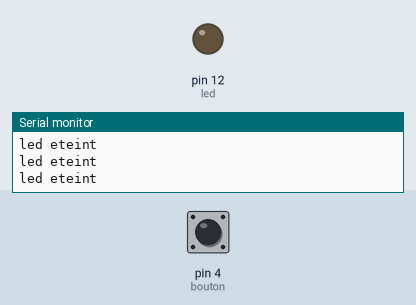
Recording of a sketch running on a simulated Arduino Uno, built with avr-gcc and run on an emulated ATmega328P. Parts: output pins drawn as LEDs (lit = HIGH), the last lines printed to the serial monitor. Dashed ring = blinking. The inputs (shaded band) are chosen by the test bench; at power-on: pin 4 (bouton) LOW.

Above: at 1.2 s.
1.3 s: pin 4 (bouton) driven HIGH
At 2.5 s:
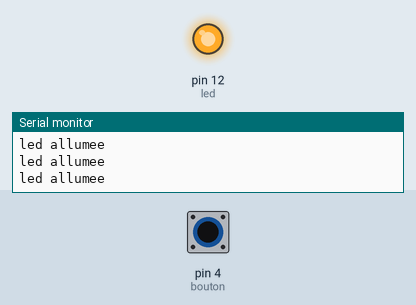
2.8 s: pin 4 (bouton) driven LOW
At 3.7 s:
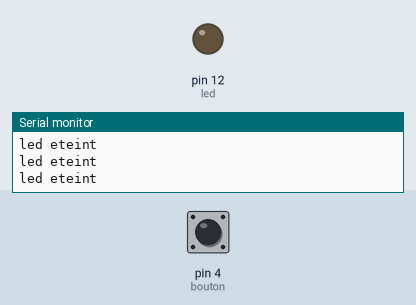
5.8 s: pin 4 (bouton) pulsed HIGH 2 times (0.12 s each, 0.3 s apart)
At 6.17 s:
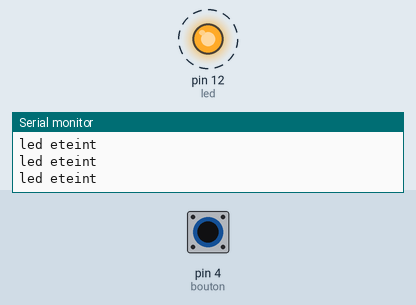
9.4 s: pin 4 (bouton) pulsed HIGH 5 times (0.12 s each, 0.3 s apart)
At 12.1 s:
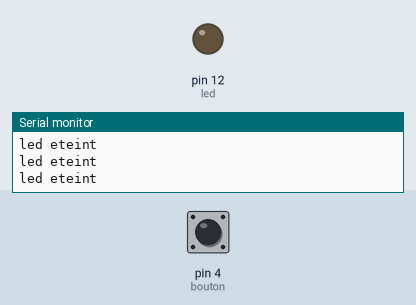
Timing chart, 0 to 13.6 s (numbered marks = the images above; inputs shaded):
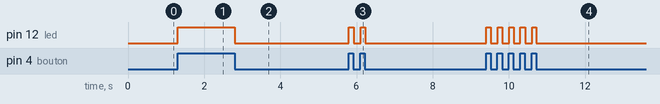

The sketch:

Button_LED_Control.ino
```cpp
/*
Allume LED en fonction de l'état du bouton poussoir
*/


// On déclare les variables


const int bouton = 4;    // la broche 4 devient bouton
const int led = 12;   // la broche 12 devient led

void setup()

{
  pinMode(bouton, INPUT); // Initialise la broche 4 comme entrée
  pinMode(led, OUTPUT); // Initialise la broche 12 comme sortie
  Serial.begin(9600);   // Ouvre le port série à 9600 bauds
}

void loop()

{

// Si bouton poussoir appuyé...

  if (digitalRead(bouton) == 1 )  //teste si le bouton a une valeur de 1

  //...on allume la LED
  {
  digitalWrite(led, HIGH);   // allume la LED
  Serial.println("led allumee");

  }

// Sinon...

  else
        //teste si le bouton a une valeur de 0
//...on éteint la LED
  {
  digitalWrite(led, LOW);   // éteint la LED
  Serial.println("led eteint");
  }
}
```

Measured:
- after the input at 1.3 s, pin 12 (led): LOW → HIGH at once
- after the input at 2.8 s, pin 12 (led): HIGH → LOW at once
- after the input at 5.8 s, pin 12 (led): alternates HIGH for 0.12 s and LOW for 0.19 s, 4 changes in all, then stays LOW, starting at once
- after the input at 9.4 s, pin 12 (led): alternates HIGH for 0.12 s and LOW for 0.18 s, 10 changes in all, then stays LOW, starting at once
